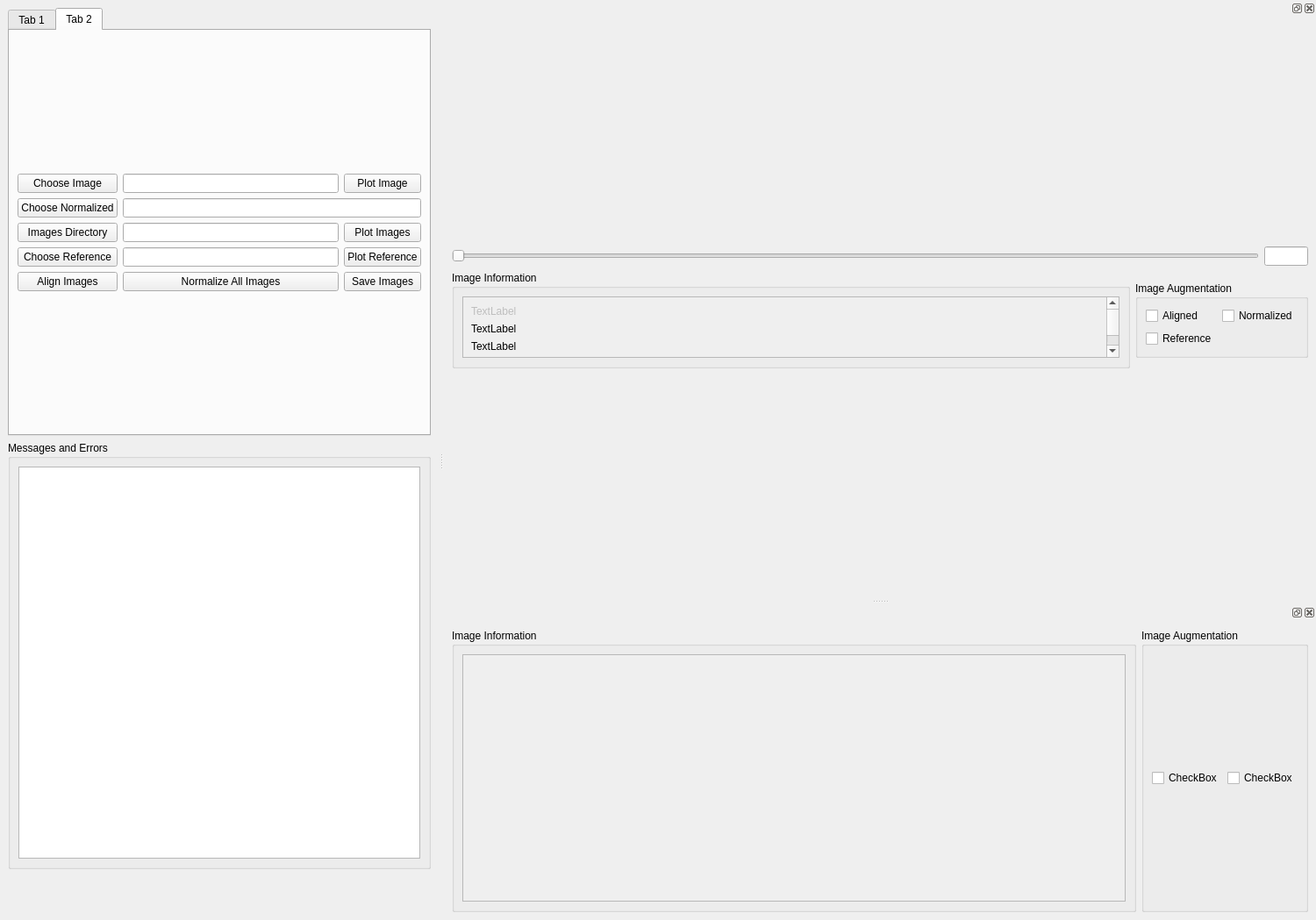
<?xml version="1.0" encoding="UTF-8"?>
<ui version="4.0">
 <class>MainWindow</class>
 <widget class="QMainWindow" name="MainWindow">
  <property name="geometry">
   <rect>
    <x>0</x>
    <y>0</y>
    <width>1500</width>
    <height>1049</height>
   </rect>
  </property>
  <property name="sizePolicy">
   <sizepolicy hsizetype="Minimum" vsizetype="MinimumExpanding">
    <horstretch>0</horstretch>
    <verstretch>0</verstretch>
   </sizepolicy>
  </property>
  <property name="minimumSize">
   <size>
    <width>1500</width>
    <height>1000</height>
   </size>
  </property>
  <property name="maximumSize">
   <size>
    <width>16777215</width>
    <height>16777215</height>
   </size>
  </property>
  <property name="windowTitle">
   <string>MainWindow</string>
  </property>
  <widget class="QWidget" name="centralwidget">
   <property name="sizePolicy">
    <sizepolicy hsizetype="Maximum" vsizetype="MinimumExpanding">
     <horstretch>0</horstretch>
     <verstretch>0</verstretch>
    </sizepolicy>
   </property>
   <property name="minimumSize">
    <size>
     <width>0</width>
     <height>500</height>
    </size>
   </property>
   <property name="maximumSize">
    <size>
     <width>500</width>
     <height>1000</height>
    </size>
   </property>
   <layout class="QVBoxLayout" name="verticalLayout_2">
    <item>
     <layout class="QVBoxLayout" name="verticalLayout">
      <property name="spacing">
       <number>0</number>
      </property>
      <property name="sizeConstraint">
       <enum>QLayout::SetMaximumSize</enum>
      </property>
      <property name="leftMargin">
       <number>0</number>
      </property>
      <item>
       <widget class="QTabWidget" name="tabWidget">
        <property name="currentIndex">
         <number>1</number>
        </property>
        <widget class="QWidget" name="tab">
         <property name="enabled">
          <bool>true</bool>
         </property>
         <attribute name="title">
          <string>Tab 1</string>
         </attribute>
         <layout class="QVBoxLayout" name="verticalLayout_3">
          <item>
           <layout class="QGridLayout" name="gridLayout">
            <item row="0" column="0">
             <widget class="QPushButton" name="pushButton">
              <property name="text">
               <string>Choose Directory</string>
              </property>
             </widget>
            </item>
            <item row="2" column="0">
             <widget class="QPushButton" name="pushButton_3">
              <property name="text">
               <string>Make h5 from File</string>
              </property>
             </widget>
            </item>
            <item row="1" column="1">
             <widget class="QLineEdit" name="lineEdit_2"/>
            </item>
            <item row="3" column="1">
             <widget class="QLineEdit" name="lineEdit_4"/>
            </item>
            <item row="0" column="1">
             <widget class="QLineEdit" name="lineEdit"/>
            </item>
            <item row="3" column="0">
             <widget class="QPushButton" name="pushButton_4">
              <property name="text">
               <string>Choose json File</string>
              </property>
             </widget>
            </item>
            <item row="2" column="1">
             <widget class="QLineEdit" name="lineEdit_3"/>
            </item>
            <item row="1" column="0">
             <widget class="QPushButton" name="pushButton_2">
              <property name="text">
               <string>Make h5 from Input</string>
              </property>
             </widget>
            </item>
            <item row="4" column="0">
             <widget class="QPushButton" name="pushButton_5">
              <property name="text">
               <string>Fit h5 File</string>
              </property>
             </widget>
            </item>
            <item row="4" column="1">
             <widget class="QLineEdit" name="lineEdit_5"/>
            </item>
           </layout>
          </item>
         </layout>
        </widget>
        <widget class="QWidget" name="tab_2">
         <attribute name="title">
          <string>Tab 2</string>
         </attribute>
         <layout class="QGridLayout" name="gridLayout_3">
          <item row="0" column="0">
           <layout class="QGridLayout" name="gridLayout_2">
            <item row="0" column="1">
             <widget class="QLineEdit" name="lineEdit_6"/>
            </item>
            <item row="4" column="2">
             <widget class="QPushButton" name="pushButton_12">
              <property name="text">
               <string>Save Images</string>
              </property>
             </widget>
            </item>
            <item row="4" column="1">
             <widget class="QPushButton" name="pushButton_16">
              <property name="text">
               <string>Normalize All Images</string>
              </property>
             </widget>
            </item>
            <item row="1" column="1" colspan="2">
             <widget class="QLineEdit" name="lineEdit_7"/>
            </item>
            <item row="3" column="2">
             <widget class="QPushButton" name="pushButton_14">
              <property name="text">
               <string>Plot Reference</string>
              </property>
             </widget>
            </item>
            <item row="3" column="1">
             <widget class="QLineEdit" name="lineEdit_12"/>
            </item>
            <item row="4" column="0">
             <widget class="QPushButton" name="pushButton_15">
              <property name="text">
               <string>Align Images</string>
              </property>
             </widget>
            </item>
            <item row="2" column="0">
             <widget class="QPushButton" name="pushButton_7">
              <property name="sizePolicy">
               <sizepolicy hsizetype="Fixed" vsizetype="Fixed">
                <horstretch>0</horstretch>
                <verstretch>0</verstretch>
               </sizepolicy>
              </property>
              <property name="maximumSize">
               <size>
                <width>150</width>
                <height>16777215</height>
               </size>
              </property>
              <property name="text">
               <string>Images Directory</string>
              </property>
             </widget>
            </item>
            <item row="2" column="2">
             <widget class="QPushButton" name="pushButton_11">
              <property name="text">
               <string>Plot Images</string>
              </property>
             </widget>
            </item>
            <item row="0" column="0">
             <widget class="QPushButton" name="pushButton_6">
              <property name="sizePolicy">
               <sizepolicy hsizetype="Minimum" vsizetype="Fixed">
                <horstretch>0</horstretch>
                <verstretch>0</verstretch>
               </sizepolicy>
              </property>
              <property name="text">
               <string>Choose Image</string>
              </property>
             </widget>
            </item>
            <item row="3" column="0">
             <widget class="QPushButton" name="pushButton_13">
              <property name="text">
               <string>Choose Reference</string>
              </property>
             </widget>
            </item>
            <item row="2" column="1">
             <widget class="QLineEdit" name="lineEdit_8"/>
            </item>
            <item row="1" column="0">
             <widget class="QPushButton" name="pushButton_8">
              <property name="text">
               <string>Choose Normalized</string>
              </property>
             </widget>
            </item>
            <item row="0" column="2">
             <widget class="QPushButton" name="pushButton_9">
              <property name="text">
               <string>Plot Image</string>
              </property>
             </widget>
            </item>
           </layout>
          </item>
         </layout>
        </widget>
       </widget>
      </item>
     </layout>
    </item>
    <item>
     <widget class="QGroupBox" name="groupBox">
      <property name="sizePolicy">
       <sizepolicy hsizetype="Fixed" vsizetype="MinimumExpanding">
        <horstretch>0</horstretch>
        <verstretch>0</verstretch>
       </sizepolicy>
      </property>
      <property name="minimumSize">
       <size>
        <width>0</width>
        <height>150</height>
       </size>
      </property>
      <property name="maximumSize">
       <size>
        <width>500</width>
        <height>15000</height>
       </size>
      </property>
      <property name="title">
       <string>Messages and Errors</string>
      </property>
      <layout class="QVBoxLayout" name="verticalLayout_8">
       <item>
        <widget class="QTextEdit" name="textEdit">
         <property name="sizePolicy">
          <sizepolicy hsizetype="Expanding" vsizetype="MinimumExpanding">
           <horstretch>0</horstretch>
           <verstretch>0</verstretch>
          </sizepolicy>
         </property>
        </widget>
       </item>
      </layout>
     </widget>
    </item>
   </layout>
  </widget>
  <widget class="QDockWidget" name="dockWidget">
   <property name="sizePolicy">
    <sizepolicy hsizetype="MinimumExpanding" vsizetype="MinimumExpanding">
     <horstretch>0</horstretch>
     <verstretch>0</verstretch>
    </sizepolicy>
   </property>
   <property name="minimumSize">
    <size>
     <width>500</width>
     <height>281</height>
    </size>
   </property>
   <attribute name="dockWidgetArea">
    <number>2</number>
   </attribute>
   <widget class="QWidget" name="dockWidgetContents">
    <property name="sizePolicy">
     <sizepolicy hsizetype="Minimum" vsizetype="Minimum">
      <horstretch>0</horstretch>
      <verstretch>0</verstretch>
     </sizepolicy>
    </property>
    <property name="minimumSize">
     <size>
      <width>500</width>
      <height>250</height>
     </size>
    </property>
    <layout class="QVBoxLayout" name="verticalLayout_5">
     <item>
      <layout class="QVBoxLayout" name="verticalLayout_4">
       <item>
        <layout class="QHBoxLayout" name="horizontalLayout">
         <item>
          <widget class="QSlider" name="horizontalSlider">
           <property name="orientation">
            <enum>Qt::Horizontal</enum>
           </property>
          </widget>
         </item>
         <item>
          <widget class="QLineEdit" name="lineEdit_9">
           <property name="sizePolicy">
            <sizepolicy hsizetype="Fixed" vsizetype="Fixed">
             <horstretch>0</horstretch>
             <verstretch>0</verstretch>
            </sizepolicy>
           </property>
           <property name="maximumSize">
            <size>
             <width>50</width>
             <height>16777215</height>
            </size>
           </property>
          </widget>
         </item>
        </layout>
       </item>
       <item>
        <layout class="QHBoxLayout" name="horizontalLayout_2">
         <item>
          <widget class="QGroupBox" name="groupBox_2">
           <property name="sizePolicy">
            <sizepolicy hsizetype="Preferred" vsizetype="Maximum">
             <horstretch>0</horstretch>
             <verstretch>0</verstretch>
            </sizepolicy>
           </property>
           <property name="maximumSize">
            <size>
             <width>16777215</width>
             <height>150</height>
            </size>
           </property>
           <property name="title">
            <string>Image Information</string>
           </property>
           <layout class="QVBoxLayout" name="verticalLayout_11">
            <item>
             <layout class="QVBoxLayout" name="verticalLayout_10">
              <item>
               <widget class="QScrollArea" name="scrollArea">
                <property name="widgetResizable">
                 <bool>true</bool>
                </property>
                <widget class="QWidget" name="scrollAreaWidgetContents">
                 <property name="geometry">
                  <rect>
                   <x>0</x>
                   <y>0</y>
                   <width>643</width>
                   <height>131</height>
                  </rect>
                 </property>
                 <layout class="QVBoxLayout" name="verticalLayout_13">
                  <item>
                   <layout class="QVBoxLayout" name="verticalLayout_12">
                    <item>
                     <widget class="QLabel" name="label">
                      <property name="enabled">
                       <bool>false</bool>
                      </property>
                      <property name="sizePolicy">
                       <sizepolicy hsizetype="Preferred" vsizetype="Fixed">
                        <horstretch>0</horstretch>
                        <verstretch>0</verstretch>
                       </sizepolicy>
                      </property>
                      <property name="maximumSize">
                       <size>
                        <width>16777215</width>
                        <height>20</height>
                       </size>
                      </property>
                      <property name="text">
                       <string>TextLabel</string>
                      </property>
                     </widget>
                    </item>
                    <item>
                     <widget class="QLabel" name="label_4">
                      <property name="sizePolicy">
                       <sizepolicy hsizetype="Preferred" vsizetype="Fixed">
                        <horstretch>0</horstretch>
                        <verstretch>0</verstretch>
                       </sizepolicy>
                      </property>
                      <property name="maximumSize">
                       <size>
                        <width>16777215</width>
                        <height>20</height>
                       </size>
                      </property>
                      <property name="text">
                       <string>TextLabel</string>
                      </property>
                     </widget>
                    </item>
                    <item>
                     <widget class="QLabel" name="label_3">
                      <property name="sizePolicy">
                       <sizepolicy hsizetype="Preferred" vsizetype="Maximum">
                        <horstretch>0</horstretch>
                        <verstretch>0</verstretch>
                       </sizepolicy>
                      </property>
                      <property name="maximumSize">
                       <size>
                        <width>16777215</width>
                        <height>20</height>
                       </size>
                      </property>
                      <property name="text">
                       <string>TextLabel</string>
                      </property>
                     </widget>
                    </item>
                    <item>
                     <widget class="QLabel" name="label_2">
                      <property name="sizePolicy">
                       <sizepolicy hsizetype="Preferred" vsizetype="Fixed">
                        <horstretch>0</horstretch>
                        <verstretch>0</verstretch>
                       </sizepolicy>
                      </property>
                      <property name="maximumSize">
                       <size>
                        <width>16777215</width>
                        <height>20</height>
                       </size>
                      </property>
                      <property name="text">
                       <string>TextLabel</string>
                      </property>
                     </widget>
                    </item>
                   </layout>
                  </item>
                 </layout>
                </widget>
               </widget>
              </item>
             </layout>
            </item>
           </layout>
          </widget>
         </item>
         <item>
          <widget class="QGroupBox" name="groupBox_3">
           <property name="sizePolicy">
            <sizepolicy hsizetype="Preferred" vsizetype="Maximum">
             <horstretch>0</horstretch>
             <verstretch>0</verstretch>
            </sizepolicy>
           </property>
           <property name="title">
            <string>Image Augmentation</string>
           </property>
           <layout class="QGridLayout" name="gridLayout_5">
            <item row="1" column="1">
             <layout class="QGridLayout" name="gridLayout_4">
              <item row="0" column="1">
               <widget class="QCheckBox" name="checkBox_2">
                <property name="text">
                 <string>Normalized</string>
                </property>
               </widget>
              </item>
              <item row="0" column="0">
               <widget class="QCheckBox" name="checkBox">
                <property name="text">
                 <string>Aligned</string>
                </property>
               </widget>
              </item>
              <item row="1" column="0">
               <widget class="QCheckBox" name="checkBox_5">
                <property name="text">
                 <string>Reference</string>
                </property>
               </widget>
              </item>
             </layout>
            </item>
           </layout>
          </widget>
         </item>
        </layout>
       </item>
      </layout>
     </item>
    </layout>
   </widget>
  </widget>
  <widget class="QDockWidget" name="dockWidget_4">
   <attribute name="dockWidgetArea">
    <number>2</number>
   </attribute>
   <widget class="QWidget" name="dockWidgetContents_4">
    <layout class="QVBoxLayout" name="verticalLayout_7">
     <item>
      <layout class="QVBoxLayout" name="verticalLayout_6">
       <item>
        <layout class="QHBoxLayout" name="horizontalLayout_3">
         <item>
          <widget class="QGroupBox" name="groupBox_4">
           <property name="title">
            <string>Image Information</string>
           </property>
           <layout class="QVBoxLayout" name="verticalLayout_14">
            <item>
             <layout class="QVBoxLayout" name="verticalLayout_9">
              <item>
               <widget class="QScrollArea" name="scrollArea_2">
                <property name="widgetResizable">
                 <bool>true</bool>
                </property>
                <widget class="QWidget" name="scrollAreaWidgetContents_2">
                 <property name="geometry">
                  <rect>
                   <x>0</x>
                   <y>0</y>
                   <width>682</width>
                   <height>335</height>
                  </rect>
                 </property>
                 <layout class="QVBoxLayout" name="verticalLayout_16">
                  <item>
                   <layout class="QVBoxLayout" name="verticalLayout_15"/>
                  </item>
                 </layout>
                </widget>
               </widget>
              </item>
             </layout>
            </item>
           </layout>
          </widget>
         </item>
         <item>
          <widget class="QGroupBox" name="groupBox_5">
           <property name="title">
            <string>Image Augmentation</string>
           </property>
           <layout class="QGridLayout" name="gridLayout_7">
            <item row="0" column="0">
             <layout class="QGridLayout" name="gridLayout_6">
              <item row="0" column="0">
               <widget class="QCheckBox" name="checkBox_3">
                <property name="text">
                 <string>CheckBox</string>
                </property>
               </widget>
              </item>
              <item row="0" column="1">
               <widget class="QCheckBox" name="checkBox_4">
                <property name="text">
                 <string>CheckBox</string>
                </property>
               </widget>
              </item>
             </layout>
            </item>
           </layout>
          </widget>
         </item>
        </layout>
       </item>
      </layout>
     </item>
    </layout>
   </widget>
  </widget>
 </widget>
 <resources/>
 <connections/>
</ui>
